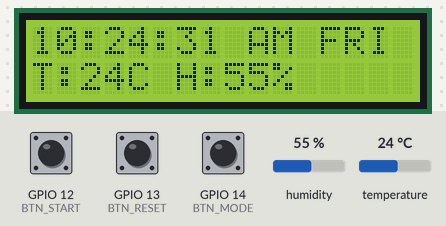
Bench run of a sketch on a simulated ESP32. Shown: 16×2 character LCD. The inputs (shaded band) are chosen by the test bench; at power-on: GPIO 14 (BTN_MODE) HIGH, GPIO 12 (BTN_START) HIGH, temperature 24 °C, humidity 55 %, GPIO 13 (BTN_RESET) HIGH. The local clock reads 2024-03-15 10:24:30 at power-on unless the sketch sets it.

Above: at 1.2 s.
1.3 s: GPIO 14 (BTN_MODE) pulled LOW for 0.15 s
At 2.0 s:
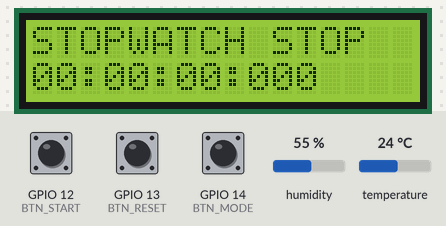
2.9 s: GPIO 12 (BTN_START) pulled LOW for 0.15 s
At 3.09 s:
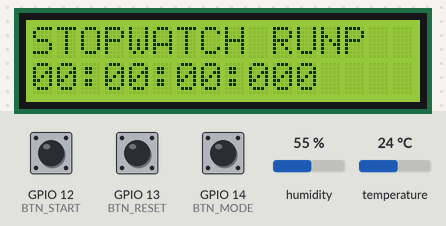
3.6 s: GPIO 14 (BTN_MODE) pulled LOW for 1 s
At 5.8 s:
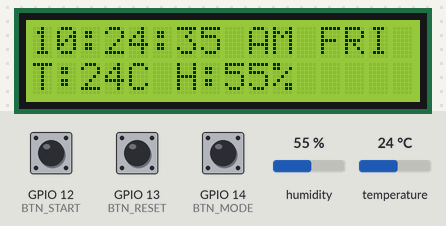
6.1 s: temperature set to 11 °C
At 8.7 s:
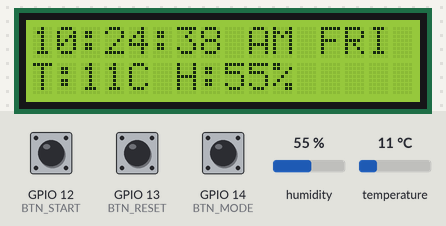
9.5 s: temperature set to 8 °C
At 10.4 s:
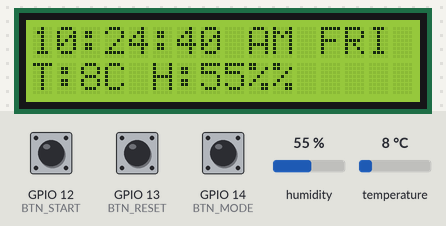
14.5 s: humidity set to 22 %
At 16.6 s:
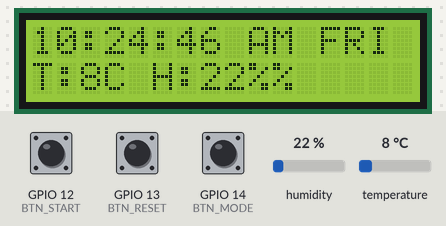
Timing chart, 0 to 18.1 s (numbered marks = the images above; inputs shaded):
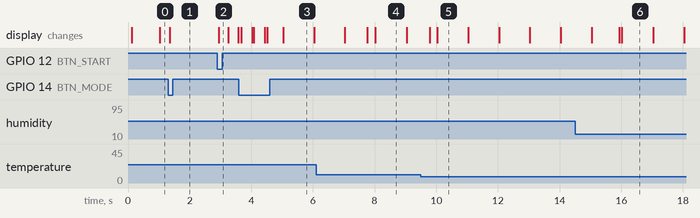

The sketch:

digital_clock.ino
```cpp
#include <Wire.h>
#include <LiquidCrystal_I2C.h>
#include <RTClib.h>
#include "DHT.h"

#define DHTPIN 27
#define DHTTYPE DHT11

#define BTN_MODE 14
#define BTN_START 12
#define BTN_RESET 13

LiquidCrystal_I2C lcd(0x27, 16, 2);
RTC_DS1307 rtc;
DHT dht(DHTPIN, DHTTYPE);

byte mode = 0;
bool stopwatchRunning = false;

unsigned long startMillis = 0;
unsigned long elapsedMillis = 0;

unsigned long lastBtnTime = 0;
const unsigned long debounceDelay = 200;

const char* daysOfWeek[] = {
 "SUN","MON","TUE","WED","THU","FRI","SAT"
};

void setup() {

 pinMode(BTN_MODE, INPUT_PULLUP);
 pinMode(BTN_START, INPUT_PULLUP);
 pinMode(BTN_RESET, INPUT_PULLUP);

 Wire.begin(21, 22);

 lcd.begin();
 lcd.backlight();

 dht.begin();

 if (!rtc.begin()) {
   lcd.print("RTC ERROR");
   while (1);
 }

 if (!rtc.isrunning()) {
   rtc.adjust(DateTime(F(__DATE__), F(__TIME__)));
 }

 lcd.clear();
}

void loop() {

 readButtons();

 if (mode == 0) {
   displayClockMode();
 }
 else {
   displayStopwatchMode();
 }

}

void readButtons() {

 if (millis() - lastBtnTime < debounceDelay) return;

 if (digitalRead(BTN_MODE) == LOW) {
   mode = !mode;
   lcd.clear();
   lastBtnTime = millis();
 }

 if (mode == 1 && digitalRead(BTN_START) == LOW) {

   stopwatchRunning = !stopwatchRunning;

   if (stopwatchRunning) {
     startMillis = millis() - elapsedMillis;
   }

   lastBtnTime = millis();
 }

 if (mode == 1 && digitalRead(BTN_RESET) == LOW) {

   stopwatchRunning = false;
   elapsedMillis = 0;
   lastBtnTime = millis();
 }

}

void displayClockMode() {

 DateTime now = rtc.now();

 float temp = dht.readTemperature();
 float hum = dht.readHumidity();

 int hour12 = now.hour() % 12;

 if (hour12 == 0) hour12 = 12;

 String ampm = now.hour() >= 12 ? "PM" : "AM";

 lcd.setCursor(0, 0);

 print2digit(hour12);
 lcd.print(":");
 print2digit(now.minute());
 lcd.print(":");
 print2digit(now.second());

 lcd.print(" ");
 lcd.print(ampm);

 lcd.print(" ");
 lcd.print(daysOfWeek[now.dayOfTheWeek()]);

 lcd.setCursor(0, 1);

 lcd.print("T:");
 lcd.print((int)temp);
 lcd.print("C ");

 lcd.print("H:");
 lcd.print((int)hum);
 lcd.print("%");

}

void displayStopwatchMode() {

 if (stopwatchRunning) {
   elapsedMillis = millis() - startMillis;
 }

 unsigned long ms = elapsedMillis % 1000;

 unsigned long seconds = elapsedMillis / 1000;

 byte hrs = seconds / 3600;
 byte mins = (seconds % 3600) / 60;
 byte secs = seconds % 60;

 lcd.setCursor(0, 0);

 lcd.print("STOPWATCH ");
 lcd.print(stopwatchRunning ? "RUN" : "STOP");

 lcd.setCursor(0, 1);

 print2digit(hrs);
 lcd.print(":");

 print2digit(mins);
 lcd.print(":");

 print2digit(secs);
 lcd.print(":");

 if (ms < 100) lcd.print("0");
 if (ms < 10) lcd.print("0");

 lcd.print(ms);

}

void print2digit(byte num) {

 if (num < 10)
   lcd.print("0");

 lcd.print(num);

}
```

Measured:
- the behaviour switches between 10 and 9 °C on temperature (found by bisection; images 4 and 5)
- after the input at 1.3 s, the display: changes after 0.05 s (image 1)
- after the input at 2.9 s, the display: changes at once (image 2)
- after the input at 3.6 s, the display: first changes after 0.07 s (image 3 shows a later state)
- after the input at 9.5 s, the display: first changes after 0.29 s (image 5 shows a later state)
- what the display in image 3 shows lasts 1.0 s, from 5.0 s to 6.0 s
